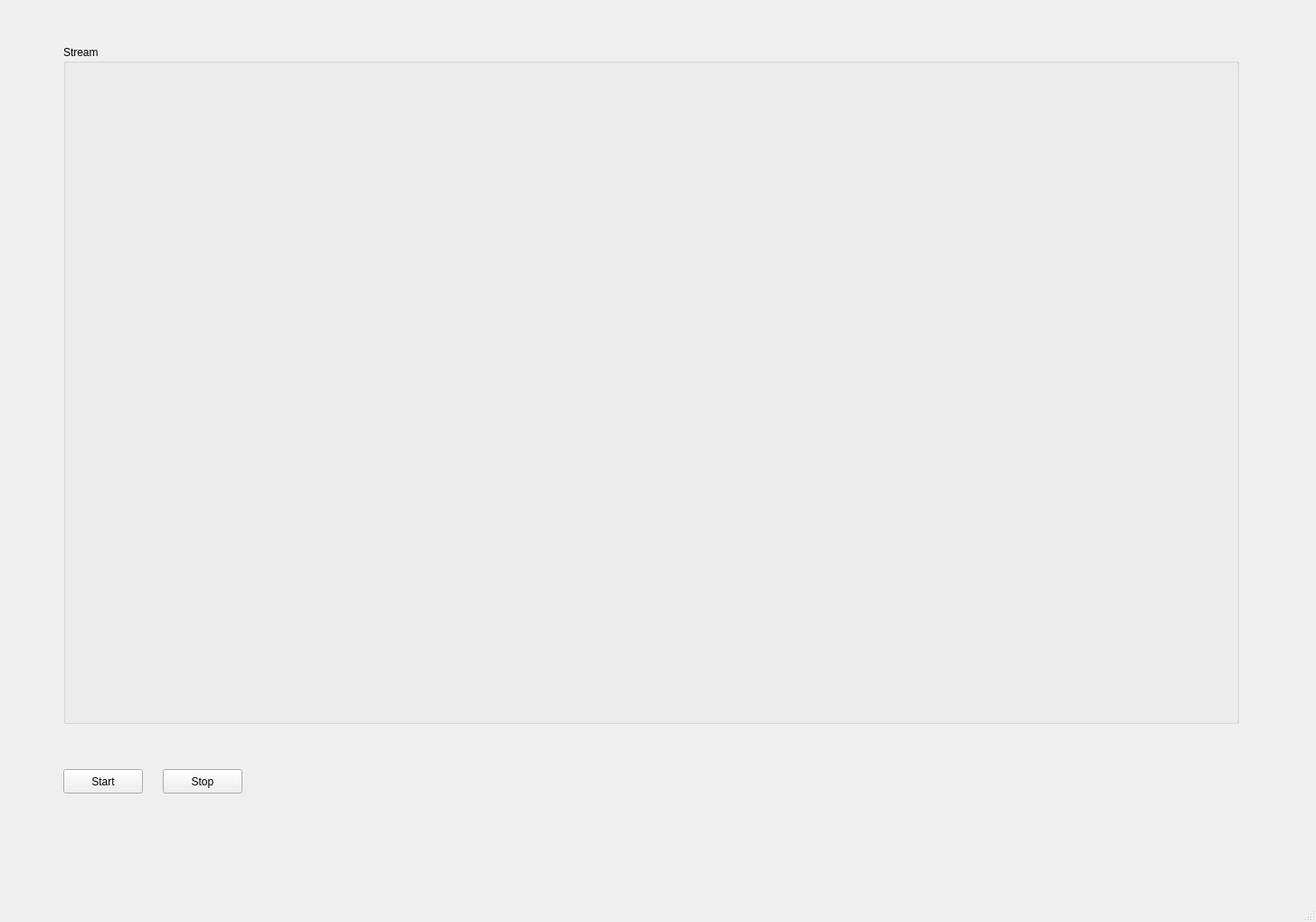
<?xml version="1.0" encoding="UTF-8"?>
<ui version="4.0">
 <class>MainWindow</class>
 <widget class="QMainWindow" name="MainWindow">
  <property name="geometry">
   <rect>
    <x>0</x>
    <y>0</y>
    <width>1455</width>
    <height>1019</height>
   </rect>
  </property>
  <property name="windowTitle">
   <string>ROS Communication</string>
  </property>
  <widget class="QWidget" name="centralwidget">
   <widget class="QGroupBox" name="groupBox">
    <property name="geometry">
     <rect>
      <x>70</x>
      <y>50</y>
      <width>1300</width>
      <height>750</height>
     </rect>
    </property>
    <property name="title">
     <string>Stream</string>
    </property>
    <widget class="QLabel" name="imgStreamObj">
     <property name="geometry">
      <rect>
       <x>0</x>
       <y>20</y>
       <width>1280</width>
       <height>720</height>
      </rect>
     </property>
     <property name="text">
      <string/>
     </property>
    </widget>
   </widget>
   <widget class="QPushButton" name="btnStart">
    <property name="geometry">
     <rect>
      <x>70</x>
      <y>850</y>
      <width>88</width>
      <height>27</height>
     </rect>
    </property>
    <property name="text">
     <string>Start</string>
    </property>
   </widget>
   <widget class="QPushButton" name="btnStop">
    <property name="geometry">
     <rect>
      <x>180</x>
      <y>850</y>
      <width>88</width>
      <height>27</height>
     </rect>
    </property>
    <property name="text">
     <string>Stop</string>
    </property>
   </widget>
  </widget>
  <widget class="QMenuBar" name="menubar">
   <property name="geometry">
    <rect>
     <x>0</x>
     <y>0</y>
     <width>1455</width>
     <height>24</height>
    </rect>
   </property>
  </widget>
  <widget class="QStatusBar" name="statusbar"/>
 </widget>
 <resources/>
 <connections/>
</ui>
